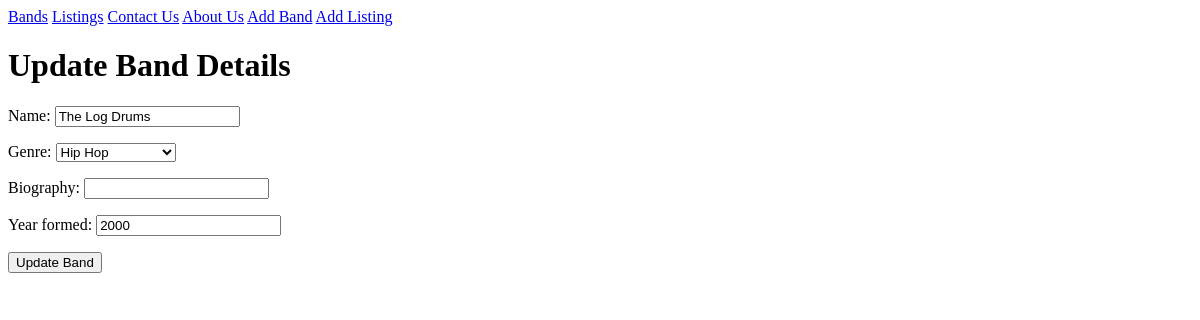
Before: /bands/1/change/ with the older database file.
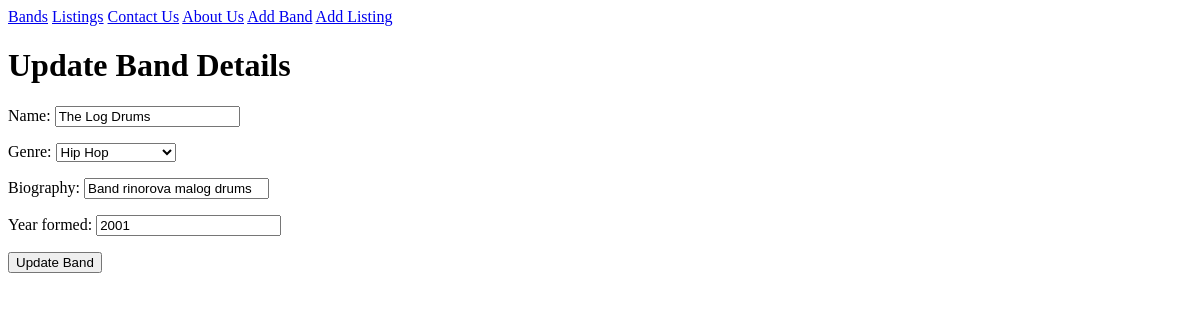
After: the same page with the newer database file.
### listings/models.py (models this page shows, shortened)
class Band(models.Model):
    class Genre(models.TextChoices):
        HIP_HOP = 'HH'
        SYNTH_POP = 'SP'
        ALTERNATIVE_ROCK = 'AR'
        AFRO_HOUSE = 'AH'
        ELECTRO_HOUSE = 'EH'
    name = models.fields.CharField(max_length=100)
    genre = models.fields.CharField(choices=Genre.choices, max_length=5)
    biography = models.fields.CharField(max_length=1000)
    year_formed = models.fields.IntegerField(
        validators=[MinValueValidator(1900), MaxValueValidator(2023)])
    active = models.fields.BooleanField(default=True)
    official_homepage = models.fields.URLField(null=True, blank=True)

### listings/views.py (the view)
# urls.py: path('bands/<int:id>/change/', views.band_update, name='band-update'),
def band_update(request, id):
    band = Band.objects.get(id=id)
    if request.method == 'POST':
        form = BandForm(request.POST, instance=band)
        if form.is_valid():
            form.save()
            return redirect('band-detail', band.id)
    else:
        form = BandForm(instance=band)
    return render(request, 'listings/band_update.html', {'form': form})

### listings/forms.py
class BandForm(forms.ModelForm):
    class Meta:
        model = Band
        exclude = ('active', 'official_homepage')  # add this line

### listings/templates/listings/band_update.html (shortened to what this page needs)
{% extends 'listings/base.html' %}
{% block content %}
    <h1>Update Band Details</h1>
    <form action="" method="post">
    {{ form.as_p }}
    <input type="submit" value="Update Band">
    </form>
{% endblock %}

Changed rows visible on the page:
changed Band "The Log Drums": biography (not shown) → "Band rinorova malog drums"; year_formed "2000" → "2001"
